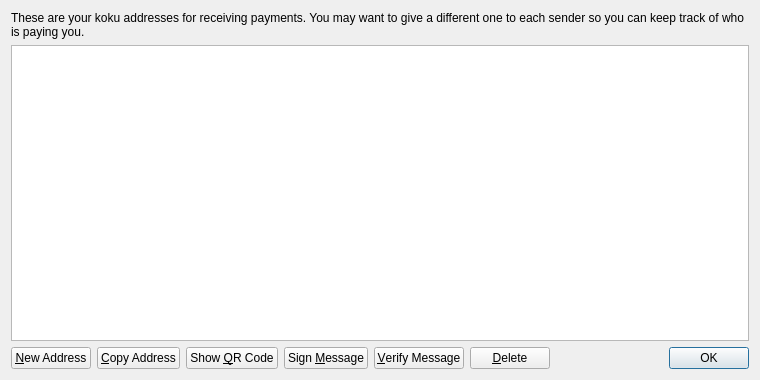
<?xml version="1.0" encoding="UTF-8"?>
<ui version="4.0">
 <class>AddressBookPage</class>
 <widget class="QWidget" name="AddressBookPage">
  <property name="geometry">
   <rect>
    <x>0</x>
    <y>0</y>
    <width>760</width>
    <height>380</height>
   </rect>
  </property>
  <property name="windowTitle">
   <string>Address Book</string>
  </property>
  <layout class="QVBoxLayout" name="verticalLayout">
   <item>
    <widget class="QLabel" name="labelExplanation">
     <property name="text">
      <string>These are your koku addresses for receiving payments. You may want to give a different one to each sender so you can keep track of who is paying you.</string>
     </property>
     <property name="textFormat">
      <enum>Qt::PlainText</enum>
     </property>
     <property name="wordWrap">
      <bool>true</bool>
     </property>
    </widget>
   </item>
   <item>
    <widget class="QTableView" name="tableView">
     <property name="contextMenuPolicy">
      <enum>Qt::CustomContextMenu</enum>
     </property>
     <property name="toolTip">
      <string>Double-click to edit address or label</string>
     </property>
     <property name="tabKeyNavigation">
      <bool>false</bool>
     </property>
     <property name="alternatingRowColors">
      <bool>true</bool>
     </property>
     <property name="selectionMode">
      <enum>QAbstractItemView::SingleSelection</enum>
     </property>
     <property name="selectionBehavior">
      <enum>QAbstractItemView::SelectRows</enum>
     </property>
     <property name="sortingEnabled">
      <bool>true</bool>
     </property>
     <attribute name="verticalHeaderVisible">
      <bool>false</bool>
     </attribute>
    </widget>
   </item>
   <item>
    <layout class="QHBoxLayout" name="horizontalLayout">
     <item>
      <widget class="QPushButton" name="newAddressButton">
       <property name="toolTip">
        <string>Create a new address</string>
       </property>
       <property name="text">
        <string>&amp;New Address</string>
       </property>
       <property name="icon">
        <iconset resource="../bitcoin.qrc">
         <normaloff>:/icons/add</normaloff>:/icons/add</iconset>
       </property>
      </widget>
     </item>
     <item>
      <widget class="QPushButton" name="copyToClipboard">
       <property name="toolTip">
        <string>Copy the currently selected address to the system clipboard</string>
       </property>
       <property name="text">
        <string>&amp;Copy Address</string>
       </property>
       <property name="icon">
        <iconset resource="../bitcoin.qrc">
         <normaloff>:/icons/editcopy</normaloff>:/icons/editcopy</iconset>
       </property>
      </widget>
     </item>
     <item>
      <widget class="QPushButton" name="showQRCode">
       <property name="text">
        <string>Show &amp;QR Code</string>
       </property>
       <property name="icon">
        <iconset resource="../bitcoin.qrc">
         <normaloff>:/icons/qrcode</normaloff>:/icons/qrcode</iconset>
       </property>
      </widget>
     </item>
     <item>
      <widget class="QPushButton" name="signMessage">
       <property name="toolTip">
        <string>Sign a message to prove you own a koku address</string>
       </property>
       <property name="text">
        <string>Sign &amp;Message</string>
       </property>
       <property name="icon">
        <iconset resource="../bitcoin.qrc">
         <normaloff>:/icons/edit</normaloff>:/icons/edit</iconset>
       </property>
      </widget>
     </item>
     <item>
      <widget class="QPushButton" name="verifyMessage">
       <property name="toolTip">
        <string>Verify a message to ensure it was signed with a specified koku address</string>
       </property>
       <property name="text">
        <string>&amp;Verify Message</string>
       </property>
       <property name="icon">
        <iconset resource="../bitcoin.qrc">
         <normaloff>:/icons/transaction_0</normaloff>:/icons/transaction_0</iconset>
       </property>
      </widget>
     </item>
     <item>
      <widget class="QPushButton" name="deleteButton">
       <property name="toolTip">
        <string>Delete the currently selected address from the list</string>
       </property>
       <property name="text">
        <string>&amp;Delete</string>
       </property>
       <property name="icon">
        <iconset resource="../bitcoin.qrc">
         <normaloff>:/icons/remove</normaloff>:/icons/remove</iconset>
       </property>
      </widget>
     </item>
     <item>
      <spacer name="horizontalSpacer">
       <property name="orientation">
        <enum>Qt::Horizontal</enum>
       </property>
       <property name="sizeHint" stdset="0">
        <size>
         <width>40</width>
         <height>20</height>
        </size>
       </property>
      </spacer>
     </item>
     <item>
      <widget class="QDialogButtonBox" name="buttonBox">
       <property name="sizePolicy">
        <sizepolicy hsizetype="Maximum" vsizetype="Fixed">
         <horstretch>0</horstretch>
         <verstretch>0</verstretch>
        </sizepolicy>
       </property>
       <property name="standardButtons">
        <set>QDialogButtonBox::Ok</set>
       </property>
      </widget>
     </item>
    </layout>
   </item>
  </layout>
 </widget>
 <resources>
  <include location="../bitcoin.qrc"/>
 </resources>
 <connections/>
</ui>
